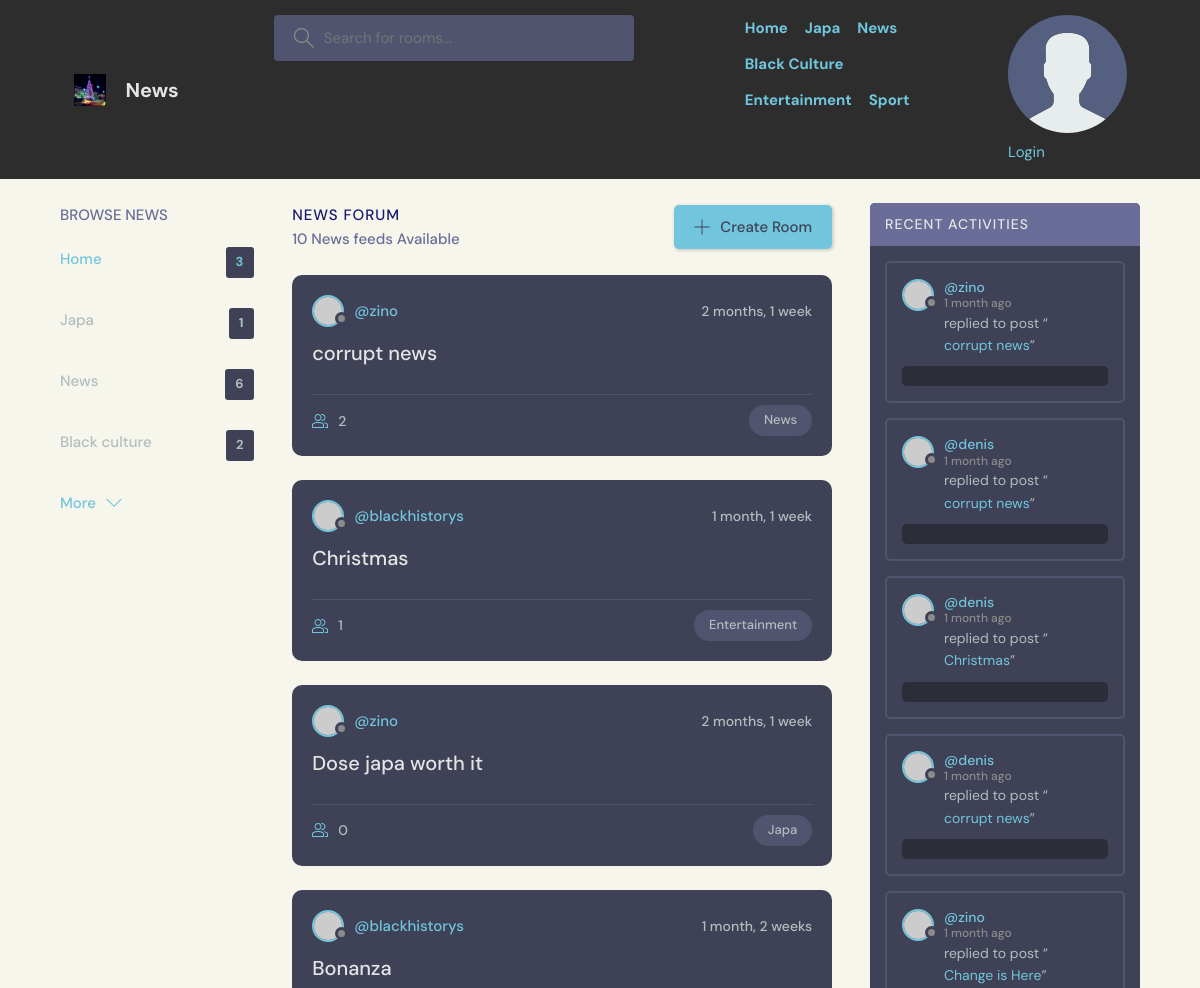
The app's page / (upper part), older data.
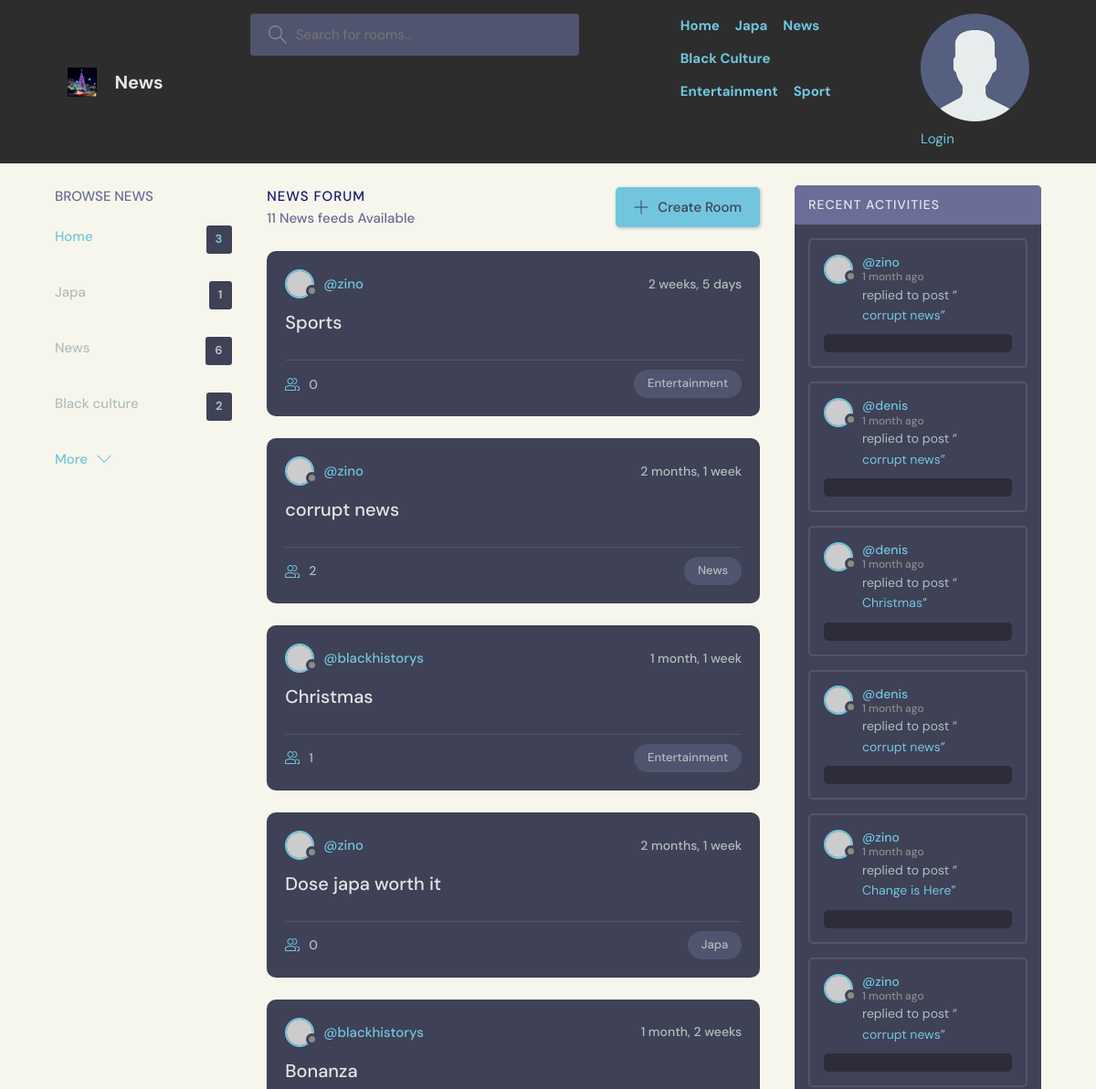
The same page, newer data.
### blog/models.py (models this page shows, shortened)
class Category(models.Model):
    name = models.CharField(max_length=100, unique=True)

class Post(models.Model):
    title = models.CharField(max_length=200)
    author = models.ForeignKey(User, on_delete=models.CASCADE)
    content = models.TextField(blank=True, null=True)
    participants =models.ManyToManyField(User, related_name='participants', blank=True)
    image = models.ImageField(upload_to='post_images/', blank=True, null=True)
    created_at = models.DateTimeField(auto_now_add=True)
    updated_at = models.DateTimeField(auto_now=True)
    category = models.ForeignKey(Category, on_delete=models.CASCADE)
    views = models.PositiveIntegerField(default=0)
    class Meta:
        ordering = ['-updated_at', 'created_at']
    def __str__(self):
        return self.title

class Comment(models.Model):
    post = models.ForeignKey(Post, related_name='comments', on_delete=models.CASCADE)
    user = models.ForeignKey(User, on_delete=models.CASCADE)
    content = models.TextField()
    created_at = models.DateTimeField(auto_now_add=True)
    class Meta:
        ordering = ['-created_at']

### blog/views.py (the view)
# urls.py: path('', views.home, name='home'),
def home(request):
    q = request.GET.get('q') if request.GET.get('q') != None else ''
    post_details = Post.objects.filter(
        Q(title__icontains=q) |
        Q(created_at__icontains=q) |
        Q(content__icontains=q) |
        Q(category__name__icontains=q)
        )
    category = Category.objects.all()[0:3]
    user_comments = Comment.objects.all()
    post_count = post_details.count() #count the number of post in the blog
    news_comments = Comment.objects.filter(Q(content__icontains=q)) #This will help to see people you follow comments
    context ={"post_details" : post_details,
              "user_comments" : user_comments,
              "post_count" : post_count,
              "news_comments" : news_comments,
              "category": category
              }
    return render(request, 'apalaa/home.html', context=context)

### template/apalaa/home.html (shortened to what this page needs)
{% extends 'main.html' %}
{% block content %}
    <main class="layout layout--3">
      <div class="container">
        {% include 'apalaa/topics_component.html'%}
        <div class="roomList">
          <div class="roomList__header">
            <div>
              <h2>News Forum</h2>
              <p>{{post_count}} News feeds Available</p>
            </div>
            <a class="btn btn--main" href="{% url 'create' %}">
              <svg version="1.1" xmlns="http://www.w3.org/2000/svg" width="32" height="32" viewBox="0 0 32 32">
                <title>add</title>
                <path
                  d="M16.943 0.943h-1.885v14.115h-14.115v1.885h14.115v14.115h1.885v-14.115h14.115v-1.885h-14.115v-14.115z"
                ></path>
              </svg>
              Create Room
            </a>
          </div>
        {% include 'apalaa/feed_component.html'%}
        </div>
        {% include 'apalaa/user_activities.html' %}
      </div>
    </main>
{% endblock content %}

### template/apalaa/topics_component.html
<div class="topics">
    <div class="topics__header">
      <h2>Browse News</h2>
    </div>
    <ul class="topics__list">
      <li>
        <a href="{% url 'home' %}" class="active">Home <span>{{category.count}}</span></a>
      </li>
      {% for user in category %}
      <li>
        <a href="{% url 'home' %}?q={{user.name}}">{{user.name}}<span>{{user.post_set.all.count}}</span></a>
      </li>
      {% endfor %}
    </ul>
    <a class="btn btn--link" href="{% url 'topics' %}">
      More
      <svg version="1.1" xmlns="http://www.w3.org/2000/svg" width="32" height="32" viewBox="0 0 32 32">
        <title>chevron-down</title>
        <path d="M16 21l-13-13h-3l16 16 16-16h-3l-13 13z"></path>
      </svg>
    </a>
  </div>

### template/apalaa/feed_component.html (shortened to what this page needs)
{% for post_detail in post_details %}
<div class="roomListRoom">
    <div class="roomListRoom__header">
      <a href="{% url 'profile' post_detail.author.id %}" class="roomListRoom__author">
        <div class="avatar avatar--small">
          <img src="https://randomuser.me/api/portraits/women/11.jpg" />
        </div>
        <span>@{{post_detail.author.username}}</span>
      </a>
      <div class="roomListRoom__actions">
        <span>{{post_detail.created_at|timesince}}</span>
      </div>
    </div>
    <div class="roomListRoom__content">
      <a href="{% url 'news' post_detail.id%}">{{post_detail.title}}</a>
    </div>
    <div class="roomListRoom__meta">
      <a href="{% url 'news' post_detail.id %}" class="roomListRoom__joined">
        {{post_detail.participants.all.count}}
      </a>
      <p class="roomListRoom__topic">{{post_detail.category.name}}</p>
    </div>
</div>
{% endfor %}

### template/apalaa/user_activities.html (shortened to what this page needs)
<div class="activities">
    <div class="activities__header">
      <h2>Recent Activities</h2>
    </div>
    {% for message in news_comments %}
    <div class="activities__box">
      <div class="activities__boxHeader roomListRoom__header">
        <a href="{% url 'profile' message.user.id %}" class="roomListRoom__author">
          <div class="avatar avatar--small">
            <img src="https://randomuser.me/api/portraits/women/11.jpg" />
          </div>
          <p>
            @{{message.user}}
            <span>{{message.created_at|timesince}} ago</span>
          </p>
        </a>
      </div>
      <div class="activities__boxContent">
        <p>replied to post “<a href="{% url 'news' message.post.id%}">{{message.post}}</a>”</p>
        <div class="activities__boxRoomContent">
        </div>
      </div>
    </div>
    {% endfor %}
  </div>

Row changes from the older to the newer data that the page shows:
added Post: author.username "zino", created_at "2 weeks, 5 days", title "Sports", participants.all.count "0", category.name "Entertainment"
now on this page (row unchanged): Comment: user "zino", created_at "1 month", post "corrupt news"
Text that changed along with them:
{{ post_count }}: "10" → "11"
